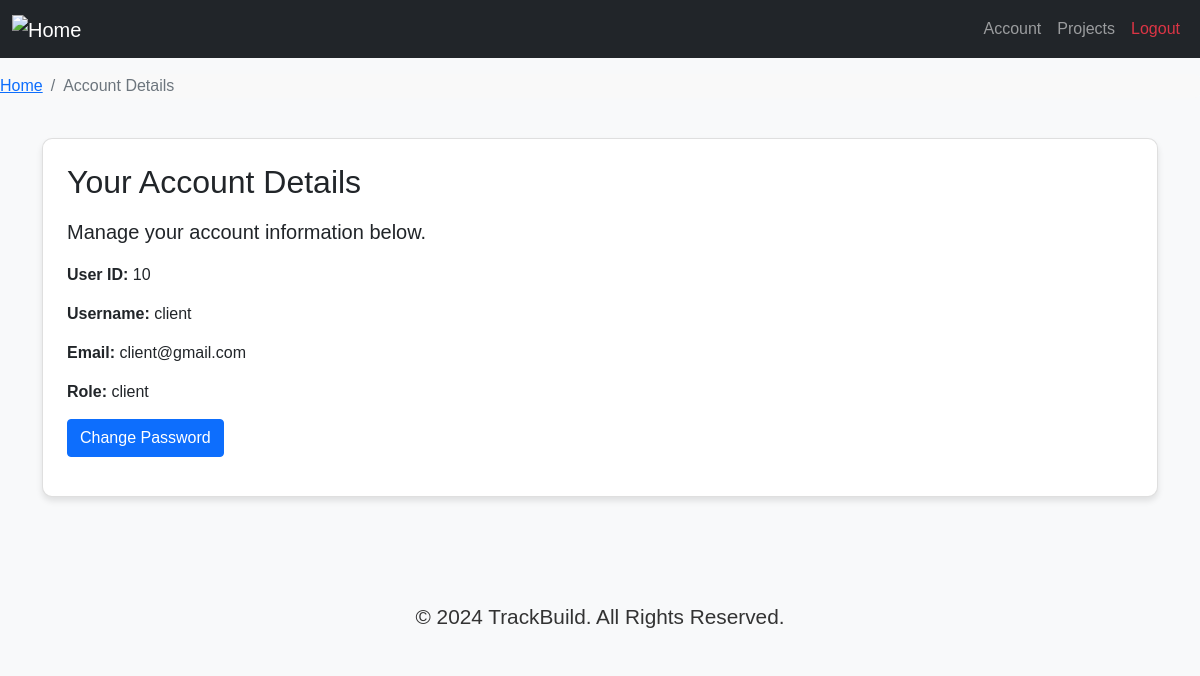
Screenshot of /views/account/client_account_details.php (signed in) with the database file from the repository.
### tables this page shows
CREATE TABLE `users` (
  `id` int(11) NOT NULL,
  `username` varchar(50) NOT NULL,
  `email` varchar(100) NOT NULL,
  `password` varchar(255) NOT NULL,
  `created_at` timestamp NOT NULL DEFAULT current_timestamp(),
  `role_name` enum('engineer','client') DEFAULT 'client'
);

### views/account/client_account_details.php (the view, shortened to what this page needs)
<?php
require_once '../../config/db.php';
$user_id = $_SESSION['user_id'];
try {
    $stmt = $conn->prepare("SELECT id, username, email, role_name FROM users WHERE id = :id");
    $stmt->bindParam(':id', $user_id, PDO::PARAM_INT);
    $stmt->execute();
    $user = $stmt->fetch(PDO::FETCH_ASSOC);
} catch (Exception $e) {
    die("Error fetching user details: " . $e->getMessage());
}
?>
<!DOCTYPE html>
<html lang="en">
<head>
    <link href="https://cdn.jsdelivr.net/npm/bootstrap@5.1.3/dist/css/bootstrap.min.css" rel="stylesheet">
</head>
<body>
<nav class="navbar navbar-expand-lg navbar-dark bg-dark">
    <div class="container-fluid">
        <a class="navbar-brand" href="../client_dashboard.php">
            <img src="../../assets/home-icon.png" alt="Home" class="home-icon">
        </a>
        <div class="collapse navbar-collapse" id="navbarNav">
            <ul class="navbar-nav ms-auto">
                <li class="nav-item">
                    <a class="nav-link" href="../account/client_account_details.php">Account</a>
                </li>
                <li class="nav-item">
                    <a class="nav-link" href="../projects/client_project_list.php">Projects</a>
                </li>
                <li class="nav-item">
                    <a class="nav-link text-danger" href="../../logout.php">Logout</a>
                </li>
            </ul>
        </div>
    </div>
</nav>
<nav aria-label="breadcrumb" class="mt-3">
    <ol class="breadcrumb">
        <li class="breadcrumb-item"><a href="../client_dashboard.php">Home</a></li>
        <li class="breadcrumb-item active" aria-current="page">Account Details</li>
    </ol>
</nav>
<div class="container">
    <div class="card p-4">
        <h2 class="mb-3">Your Account Details</h2>
        <p class="lead">Manage your account information below.</p>
        <div class="info-group">
            <span><strong>User ID:</strong> <?php echo htmlspecialchars($user['id']); ?></span>
        </div>
        <div class="info-group">
            <span><strong>Username:</strong> <?php echo htmlspecialchars($user['username']); ?></span>
        </div>
        <div class="info-group">
            <span><strong>Email:</strong> <?php echo htmlspecialchars($user['email']); ?></span>
        </div>
        <div class="info-group">
            <span><strong>Role:</strong> <?php echo htmlspecialchars($user['role_name']); ?></span>
        </div>
        <div class="info-group">
            <a href="change_password.php" class="btn btn-primary">Change Password</a>
        </div>
    </div>
</div>
<?php include('../../includes/footer.php'); ?>
</body>
</html>

### views/account/client_account_details.php (style rules this page uses)
body { font-family: Arial, sans-serif; background-color: #f8f9fa; margin: 0; padding: 0; }
.container { margin-top: 40px; }
.card { border-radius: 10px; box-shadow: 0 4px 6px rgba(0, 0, 0, 0.1); }
.breadcrumb { background-color: #f9f9f9; border-radius: 5px; }
.info-group { display: flex; align-items: center; justify-content: space-between; margin-bottom: 15px; }
.navbar-brand img { width: 40px; height: 40px; }
@media (min-width: 768px) { .navbar-nav .nav-link { font-size: 1rem; } }
@media (min-width: 768px) { .card { padding: 30px; } }
@media (min-width: 768px) { .breadcrumb { font-size: 1rem; } }

### rows the page displays
users: id "10", username "client", email "client@gmail.com", role_name "client"
